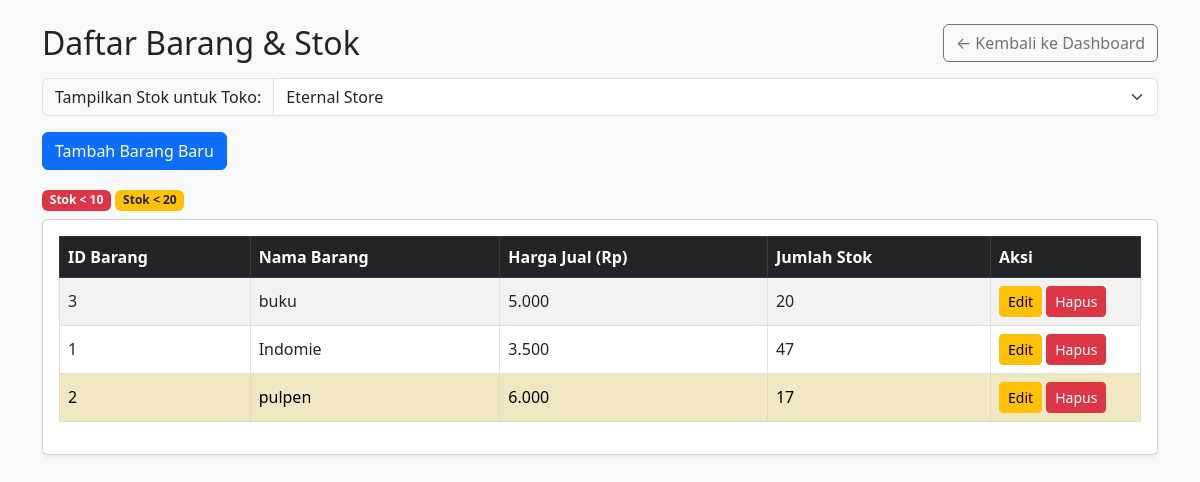
The app's page /barang/barang.php (signed in) with its own data.
### tables this page shows
CREATE TABLE `stoktoko` (
  `id_stok` int NOT NULL,
  `id_toko` int NOT NULL,
  `id_barang` int NOT NULL,
  `jumlah_stok` int NOT NULL,
  `tgl_update_stok` timestamp NOT NULL DEFAULT CURRENT_TIMESTAMP ON UPDATE CURRENT_TIMESTAMP
);

CREATE TABLE `barang` (
  `id_barang` int NOT NULL,
  `id_kategori` int NOT NULL,
  `nama_barang` varchar(255) NOT NULL,
  `harga_beli` decimal(15,2) NOT NULL,
  `harga_jual` decimal(15,2) NOT NULL,
  `satuan_barang` varchar(50) NOT NULL,
  `tgl_input` timestamp NOT NULL DEFAULT CURRENT_TIMESTAMP,
  `tgl_update` timestamp NOT NULL DEFAULT CURRENT_TIMESTAMP
);

### barang/barang.php (the view, shortened to what this page needs)
<?php
include '../config/koneksi.php';
$role = $_SESSION['role'];
$id_toko_session = $_SESSION['id_toko'] ?? 0;
$filter_toko_id = isset($_GET['toko']) ? intval($_GET['toko']) : 0;
if ($role === 'kasir') {
    $id_toko = $id_toko_session;
} else {
    if ($filter_toko_id > 0) {
        $id_toko = $filter_toko_id;
    } else {
        $first_toko_query = mysqli_query($conn, "SELECT id_toko FROM toko ORDER BY id_toko ASC LIMIT 1");
        $first_toko = mysqli_fetch_assoc($first_toko_query);
        $id_toko = $first_toko['id_toko'] ?? 0;
    }
}
$toko_list = [];
if ($role !== 'kasir') {
    $toko_result = mysqli_query($conn, "SELECT id_toko, nama_toko FROM toko ORDER BY nama_toko ASC");
    while ($row = mysqli_fetch_assoc($toko_result)) {
        $toko_list[] = $row;
    }
}
$stmt = mysqli_prepare($conn,
    "SELECT b.id_barang, b.nama_barang, b.harga_jual, s.jumlah_stok
    FROM barang b
    LEFT JOIN stoktoko s ON b.id_barang = s.id_barang AND s.id_toko = ?
    ORDER BY b.nama_barang ASC");
mysqli_stmt_bind_param($stmt, "i", $id_toko);
mysqli_stmt_execute($stmt);
$query = mysqli_stmt_get_result($stmt);
?>
<!DOCTYPE html>
<html lang="id">
<head>
    <link href="https://cdn.jsdelivr.net/npm/bootstrap@5.3.0/dist/css/bootstrap.min.css" rel="stylesheet" />
</head>
<body class="bg-light">
<div class="container mt-4">
    <div class="d-flex justify-content-between align-items-center mb-3">
        <h2 class="mb-0">Daftar Barang & Stok</h2>
        <a href="../dashboard.php" class="btn btn-outline-secondary">← Kembali ke Dashboard</a>
    </div>
    <?php if (in_array($role, ['admin', 'manajer'])): ?>
        <form method="GET" class="mb-3">
            <div class="input-group">
                <label class="input-group-text" for="toko">Tampilkan Stok untuk Toko:</label>
                <select name="toko" id="toko" class="form-select" onchange="this.form.submit()">
                    <?php foreach ($toko_list as $toko_item): ?>
                        <option value="<?= $toko_item['id_toko'] ?>" <?= ($toko_item['id_toko'] == $id_toko) ? 'selected' : '' ?>>
                            <?= htmlspecialchars($toko_item['nama_toko']) ?>
                        </option>
                    <?php endforeach; ?>
                </select>
            </div>
        </form>
    <?php endif; ?>
    <?php if (in_array($role, ['admin', 'manajer'])): ?>
        <a href="barang_tambah.php" class="btn btn-primary mb-3">Tambah Barang Baru</a>
    <?php endif; ?>
    <div class="mb-2">
        <span class="badge bg-danger">Stok &lt; 10</span>
        <span class="badge bg-warning text-dark">Stok &lt; 20</span>
    </div>
    <div class="card shadow-sm">
        <div class="card-body table-responsive">
            <table class="table table-striped table-bordered align-middle">
                <thead class="table-dark">
                    <tr>
                        <th>ID Barang</th>
                        <th>Nama Barang</th>
                        <th>Harga Jual (Rp)</th>
                        <th>Jumlah Stok</th>
                        <?php if (in_array($role, ['admin', 'manajer'])): ?>
                        <th style="width:150px;">Aksi</th>
                        <?php endif; ?>
                    </tr>
                </thead>
                <tbody>
                    <?php if (mysqli_num_rows($query) > 0): ?>
                        <?php while ($row = mysqli_fetch_assoc($query)) : ?>
                            <?php
                                $jumlah_stok = intval($row['jumlah_stok'] ?? 0);
                                $row_class = '';
                                if ($jumlah_stok < 10) {
                                    $row_class = 'table-danger';
                                } elseif ($jumlah_stok < 20) {
                                    $row_class = 'table-warning';
                                }
                            ?>
                            <tr class="<?= $row_class ?>">
                                <td><?= $row['id_barang'] ?></td>
                                <td><?= htmlspecialchars($row['nama_barang']) ?></td>
                                <td><?= number_format($row['harga_jual'], 0, ',', '.') ?></td>
                                <td><?= $jumlah_stok ?></td>
                                <?php if (in_array($role, ['admin', 'manajer'])): ?>
                                <td>
                                    <a href="barang_edit.php?id=<?= $row['id_barang'] ?>" class="btn btn-sm btn-warning">Edit</a>
                                    <a href="barang_hapus.php?id=<?= $row['id_barang'] ?>" class="btn btn-sm btn-danger" onclick="return confirm('Apakah Anda yakin ingin menghapus barang ini?')">Hapus</a>                                <?php endif; ?>
                            </tr>
                        <?php endwhile; ?>
                    <?php else: ?>
                        <tr><td colspan="<?= in_array($role, ['admin', 'manajer']) ? '5' : '4' ?>" class="text-center">Belum ada data barang untuk toko ini.</td></tr>
                    <?php endif; ?>
                </tbody>
            </table>
        </div>
    </div>
</div>
</body>
</html>

### records on screen
stoktoko: id_barang.id_barang "3", id_barang.nama_barang "buku", id_barang.harga_jual "5.000", jumlah_stok "20"
stoktoko: id_barang.id_barang "1", id_barang.nama_barang "Indomie", id_barang.harga_jual "3.500", jumlah_stok "47"
stoktoko: id_barang.id_barang "2", id_barang.nama_barang "pulpen", id_barang.harga_jual "6.000", jumlah_stok "17"

### other values on screen
form field toko "Eternal Store"
